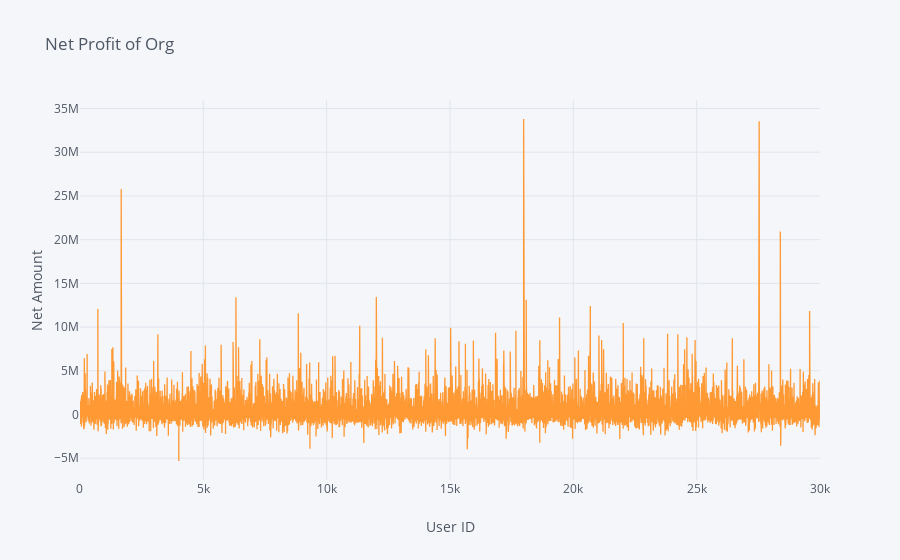

Notebook code cell kept with this figure:
### Code cell
user_information_df.iplot(x='user_id',kind='line',y='netAmount',xTitle='User ID', yTitle='Net Amount', title='Net Profit of Org')

### Figure 1 — Plotly figure (JSON) as saved in the notebook; plotly's stock layout.template omitted (floating-point values rounded to 4 significant figures; data arrays with more than 128 entries replaced by an {"elided": "..."} marker saying what was removed)
{"data": [{"line": {"color": "rgba(255, 153, 51, 1.0)", "dash": "solid", "shape": "linear", "width": 1.3}, "mode": "lines", "name": "netAmount", "text": "", "type": "scatter", "x": {"elided": "30000 int values"}, "y": {"elided": "30000 int values"}}], "layout": {"legend": {"bgcolor": "#F5F6F9", "font": {"color": "#4D5663"}}, "paper_bgcolor": "#F5F6F9", "plot_bgcolor": "#F5F6F9", "title": {"font": {"color": "#4D5663"}, "text": "Net Profit of Org"}, "xaxis": {"gridcolor": "#E1E5ED", "showgrid": true, "tickfont": {"color": "#4D5663"}, "title": {"font": {"color": "#4D5663"}, "text": "User ID"}, "zerolinecolor": "#E1E5ED"}, "yaxis": {"gridcolor": "#E1E5ED", "showgrid": true, "tickfont": {"color": "#4D5663"}, "title": {"font": {"color": "#4D5663"}, "text": "Net Amount"}, "zerolinecolor": "#E1E5ED"}}}
